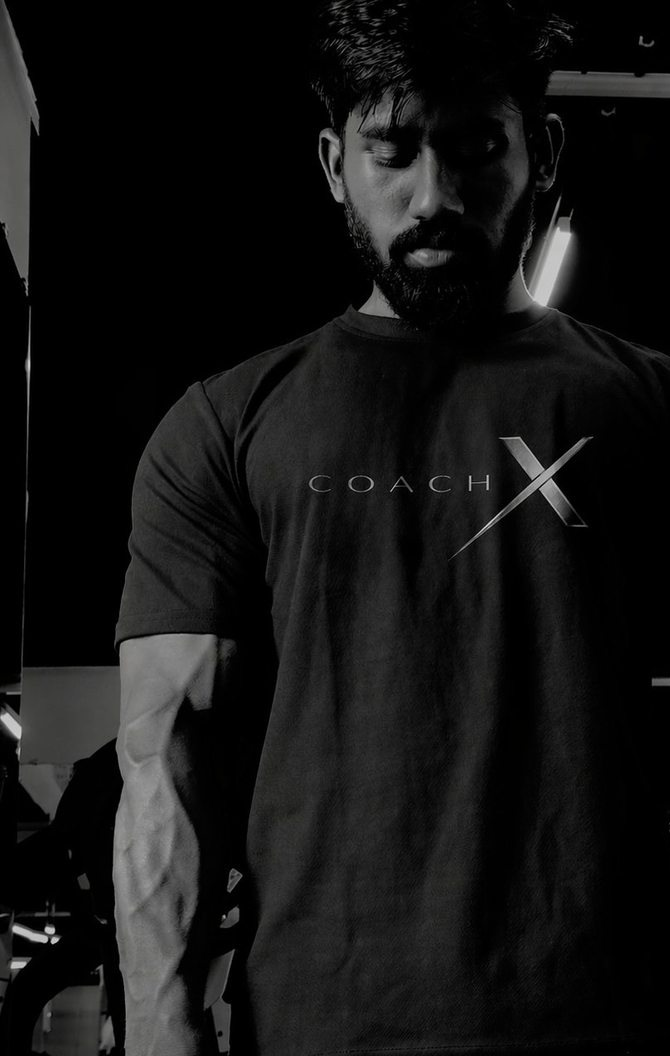
#> input picture videos/coachx-launch/assets/about.jpg, 670 x 1056 px, found by its file name
$ python crop_about.py
#> lines starting #> are read from the running program, lines starting #| are printed output that depends on the picture
"""Reframe the About portrait to face, chest and his lit arm only.

The source has his left arm (x 78-92%) sitting in deep shadow, which made the
two arms read as mismatched. Rather than regrade it, the frame simply ends
before that arm. Crop bounds measured off a gridded copy of the source.
"""
from PIL import Image

im = Image.open('about.jpg').convert('RGB')          # 900x1200 ungraded original
#> im is the input picture: PIL image 670x1056 RGB; mean R, G, B 20.3, 20.3, 20.1
w, h = im.size
#> w = 670; h = 1056
L, R, T, B = 0.00, 0.745, 0.00, 0.88
out = im.crop((int(w*L), int(h*T), int(w*R), int(h*B)))
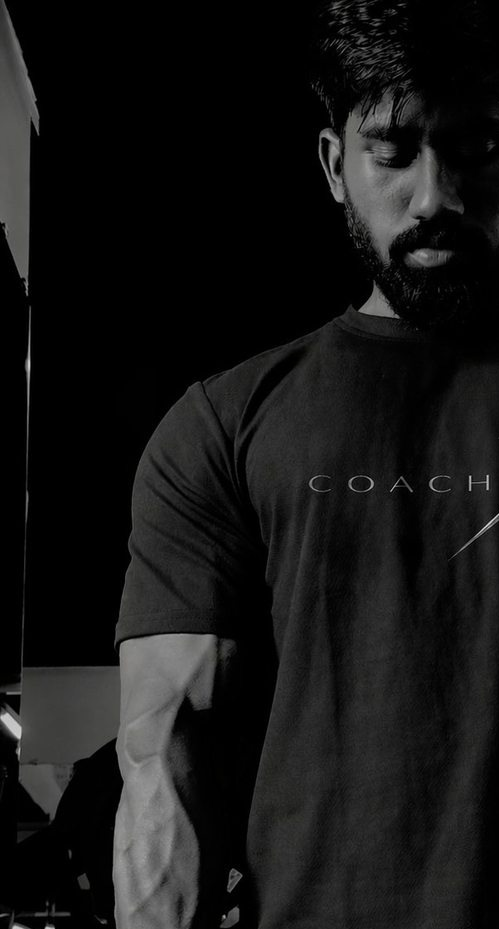
#> out: PIL image 499x929 RGB; mean R, G, B 22, 22, 21.8
out.save('about_crop.jpg', quality=93, optimize=True)
print('%dx%d  aspect %.3f' % (out.width, out.height, out.width / out.height))
#| 499x929  aspect 0.537

$ run again, with videos/coachx-launch/assets/divider.jpg copied over videos/coachx-launch/assets/about.jpg
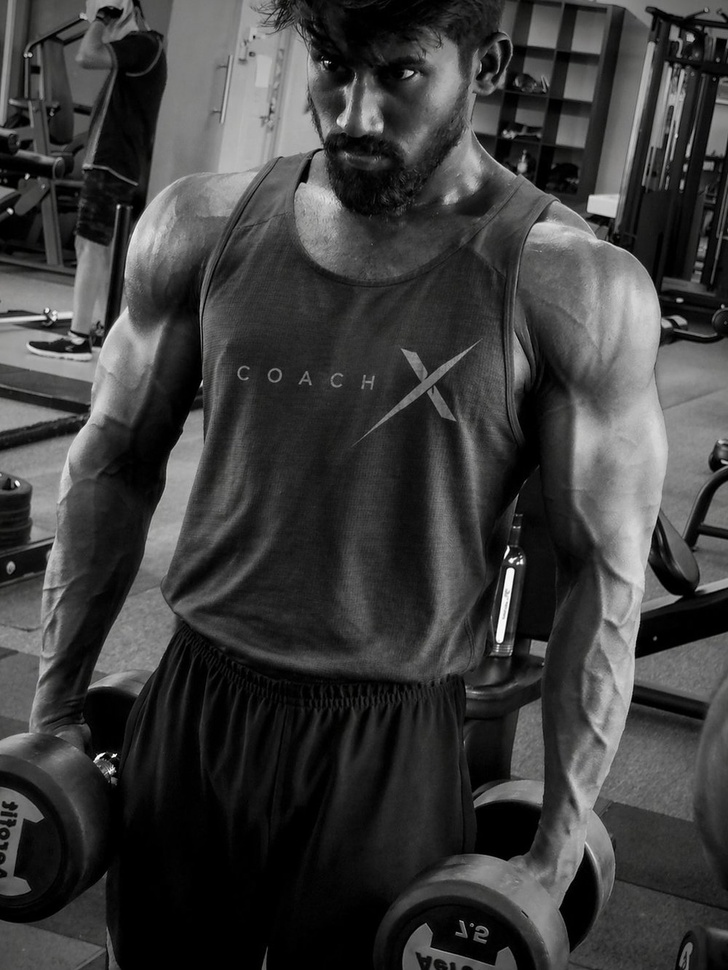
#> input picture videos/coachx-launch/assets/divider.jpg, 728 x 970 px, shrunk from 1000 x 1333 before the run, found by its file name
#> im is the input picture: PIL image 728x970 RGB; mean R, G, B 61.1, 61.1, 61
#> `out = im.crop((int(w*L), int(h*T), int(w*R), int(h*B)))`:
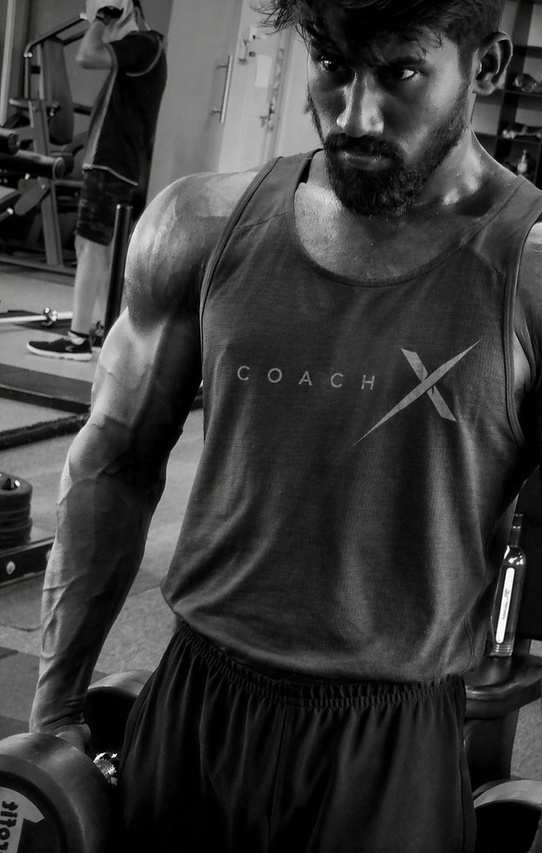
#> out: PIL image 542x853 RGB; mean R, G, B 58.4, 58.4, 58.2
#| 542x853  aspect 0.635

$ run again, with videos/coachx-launch/assets/hero.jpg copied over videos/coachx-launch/assets/about.jpg
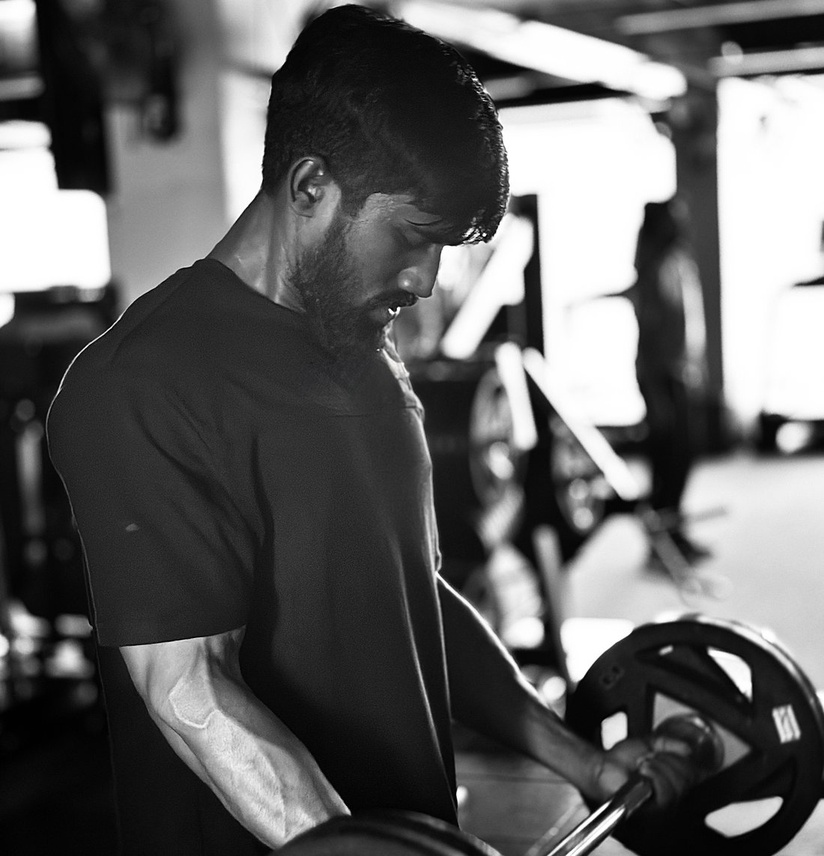
#> input picture videos/coachx-launch/assets/hero.jpg, 824 x 856 px, shrunk from 1100 x 1143 before the run, found by its file name
#> im is the input picture: PIL image 824x856 RGB; mean R, G, B 98.5, 98.5, 98.5
#> `out = im.crop((int(w*L), int(h*T), int(w*R), int(h*B)))`:
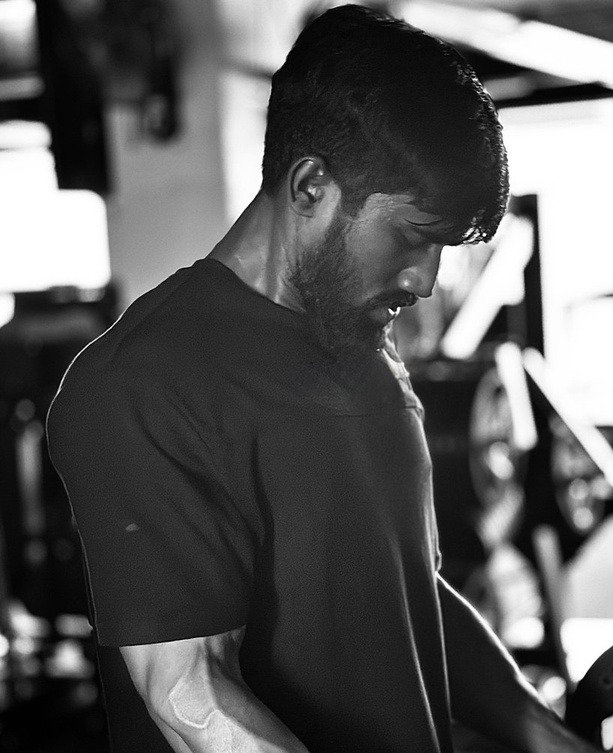
#> out: PIL image 613x753 RGB; mean R, G, B 88.6, 88.6, 88.6
#| 613x753  aspect 0.814
